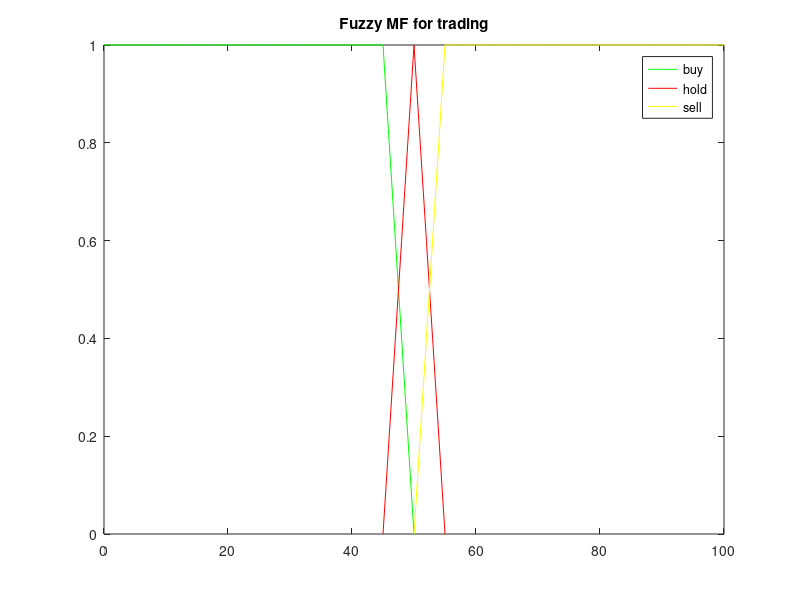

This chart was generated by the following MATLAB code:
function plot_output
figure(2);
%Fuzzy Membership Function for input variable dew point spread%
buy1x=0:1:50;
buy1y=trapmf(buy1x,[-10 0 45 50]);
hold1x=45:1:55;
hold1y=trimf(hold1x,[45 50 55]);
sell1x=50:1:100;
sell1y=trapmf(sell1x,[50 55 100 105]);
subplot(1,1,1);
plot(buy1x,buy1y,'g');
hold on;
plot(hold1x,hold1y,'r');
hold on;
plot(sell1x,sell1y,'y');
hold on;
legend('buy','hold','sell');
title('Fuzzy MF for trading');
xlim('manual')
xlim([0 100]);
ylim([0 1]);
